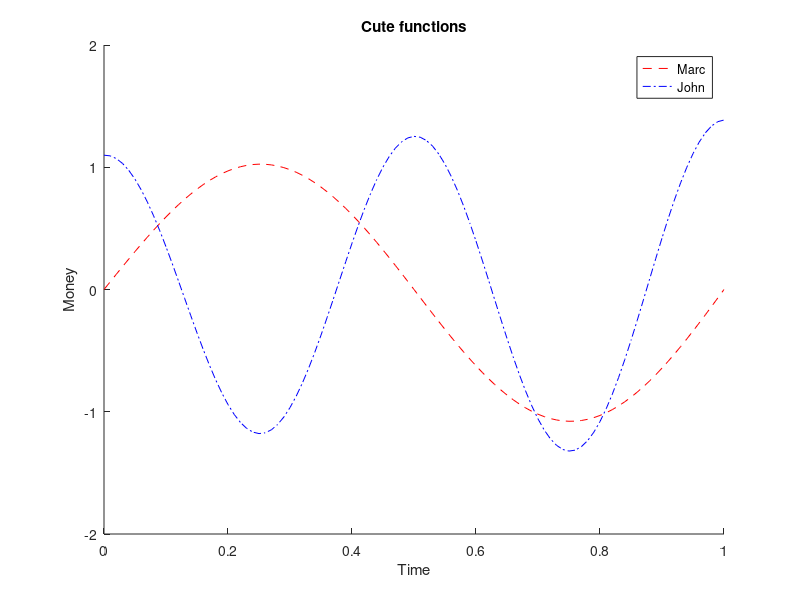

Reproduce this figure in MATLAB.
close all
clear all
clc

% create some x points and computing f and g of these points
xx=0:0.01:1;
ff = exp(xx/10).*sin(2*pi*xx);
gg = log(3+xx).*cos(4*pi*xx);

%plotting on the figure f and g with specific color, style
fig=figure()
hold on  %need hold on to plot 2 things on the same plot
plot(xx,ff, 'r--')
plot(xx,gg, 'b-.')
hold off
title('Cute functions') 
axis([0,1, -2, 2])
legend('Marc', 'John')
xlabel('Time')
ylabel('Money')
savefig(fig, 'my_cute_functions') %saving the plot as .fig file
pause % pause to see the figure waiting for an input of the user
close() %closing the picture
